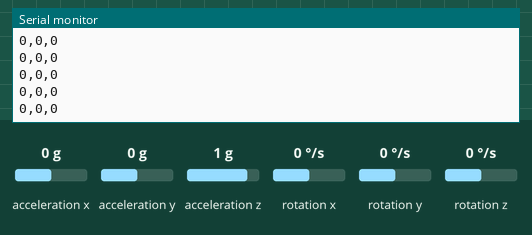
Simulated run of this sketch. Board: Arduino Uno, built with avr-gcc and run on an emulated ATmega328P. Shown: the last lines printed to the serial monitor. Inputs (shaded band) come from the test bench; at power-on: rotation x 0 °/s, rotation y 0 °/s, rotation z 0 °/s, acceleration x 0 g, acceleration y 0 g, acceleration z 1 g.

Above: at 1.2 s.
1.3 s: rotation x set to -192 °/s
At 2.4 s:
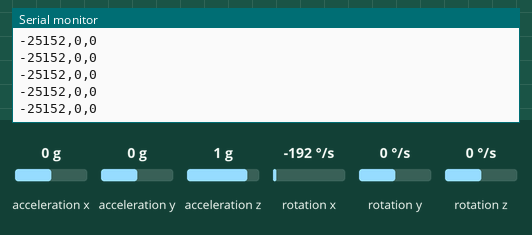
2.8 s: rotation y set to -192 °/s
At 3.9 s:
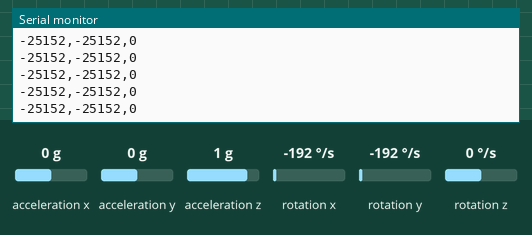
4.3 s: rotation z set to -192 °/s
At 5.4 s:
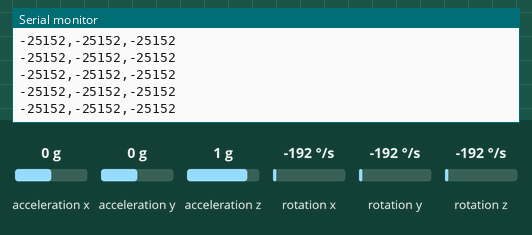
5.8 s: rotation x set to 0 °/s
At 6.9 s:
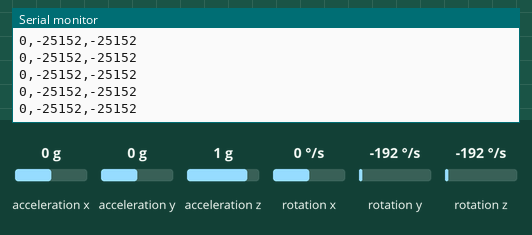

Measured:
- after the input at 1.3 s, the serial monitor: prints a new line at once (image 1)
- after the input at 2.8 s, the serial monitor: prints a new line at once (image 2)
- after the input at 4.3 s, the serial monitor: prints a new line at once (image 3)
- after the input at 5.8 s, the serial monitor: prints a new line at once (image 4)

The sketch:

Gyroscope.ino
```cpp
#include <Wire.h>
#include <MPU6050.h>

MPU6050 mpu;

void setup() {
  Serial.begin(115200);
  Wire.begin();
  mpu.initialize();
  if (mpu.testConnection()) {
    Serial.println("MPU6050 connection successful");
  } else {
    Serial.println("MPU6050 connection failed");
    while (1)
      ;  // Halt the program if connection failed
  }
}

void loop() {
  int16_t gx, gy, gz;
  mpu.getRotation(&gx, &gy, &gz);

  Serial.clearWriteError();
  Serial.print(gx);
  Serial.print(",");
  Serial.print(gy);
  Serial.print(",");
  Serial.println(gz);

  delay(10);  // Send data every 100ms
}
```
